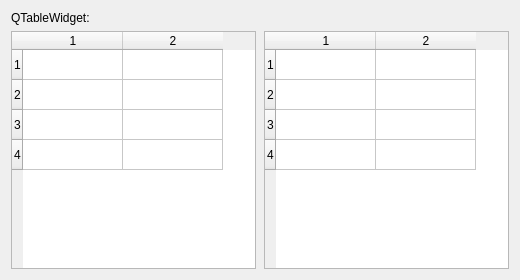
<?xml version="1.0" encoding="UTF-8"?>
<ui version="4.0"><class>Dialog</class><widget class="QDialog" name="Dialog"><property name="geometry"><rect><x>0</x><y>0</y><width>520</width><height>280</height></rect></property><property name="windowTitle"><string>#088 focus/173_table</string></property><layout class="QVBoxLayout" name="verticalLayout"><property name="leftMargin"><number>11</number></property><property name="topMargin"><number>11</number></property><property name="rightMargin"><number>11</number></property><property name="bottomMargin"><number>11</number></property><property name="spacing"><number>6</number></property><item><widget class="QLabel" name="l1"><property name="text"><string>QTableWidget:</string></property></widget></item><item><layout class="QHBoxLayout" name="row"><property name="leftMargin"><number>0</number></property><property name="topMargin"><number>0</number></property><property name="rightMargin"><number>0</number></property><property name="bottomMargin"><number>0</number></property><property name="spacing"><number>8</number></property><item><widget class="QTableWidget" name="idle"><property name="rowCount"><number>4</number></property><property name="columnCount"><number>2</number></property></widget></item><item><widget class="QTableWidget" name="focus"><property name="rowCount"><number>4</number></property><property name="columnCount"><number>2</number></property></widget></item></layout></item></layout></widget></ui>
